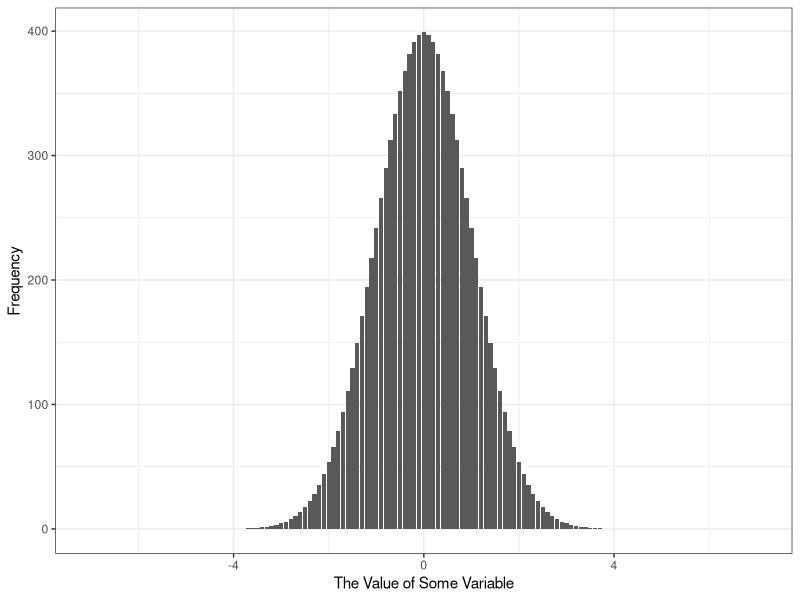
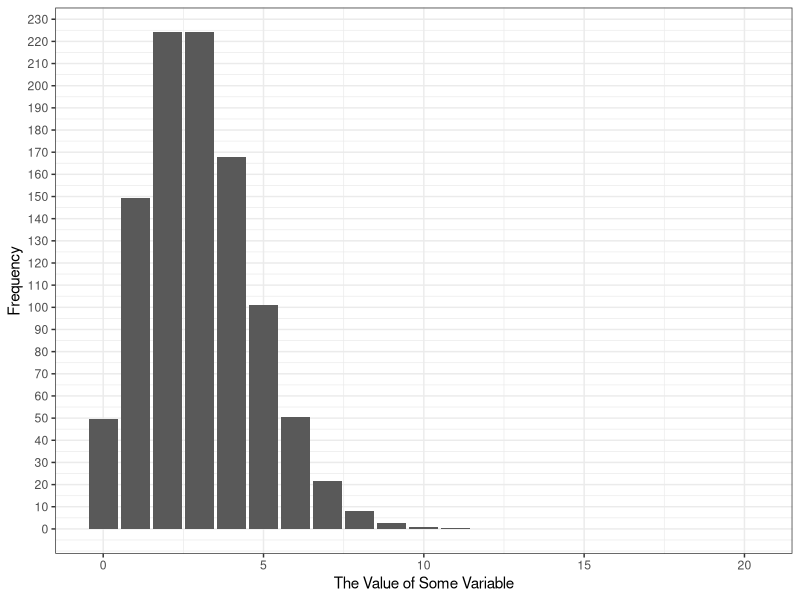
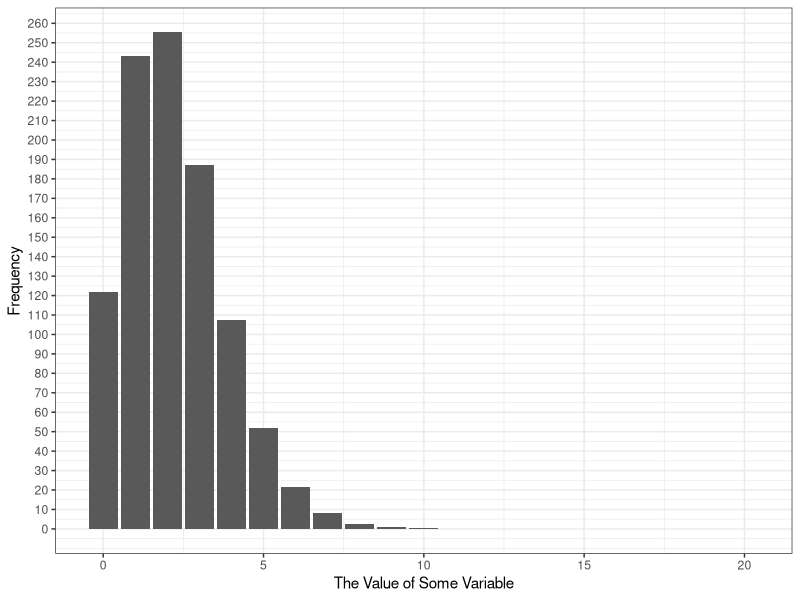
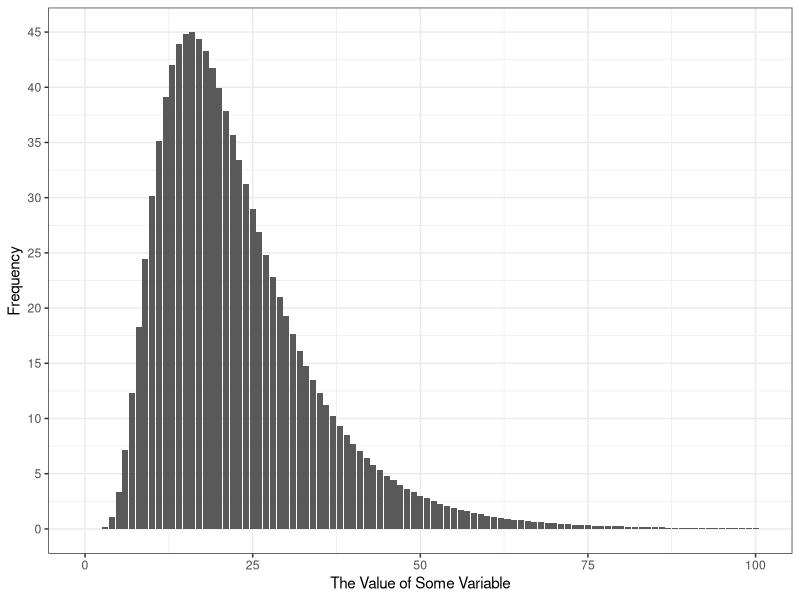
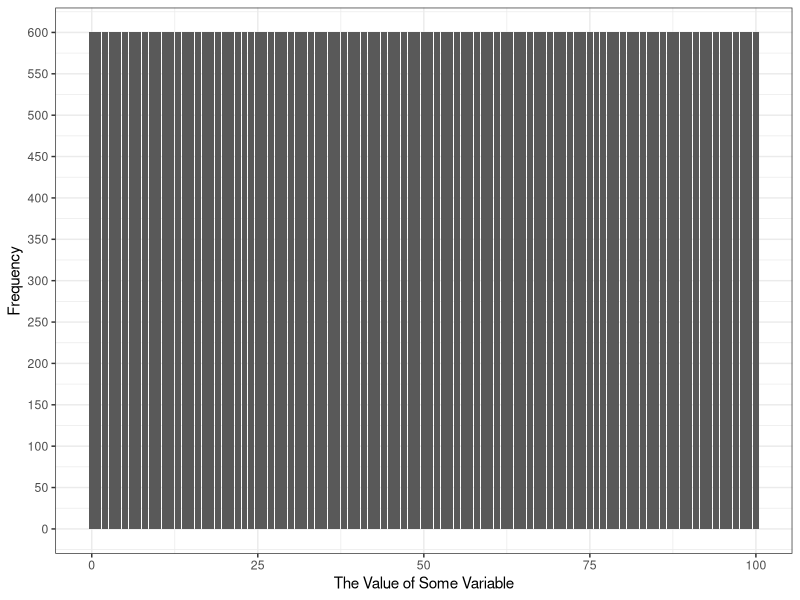
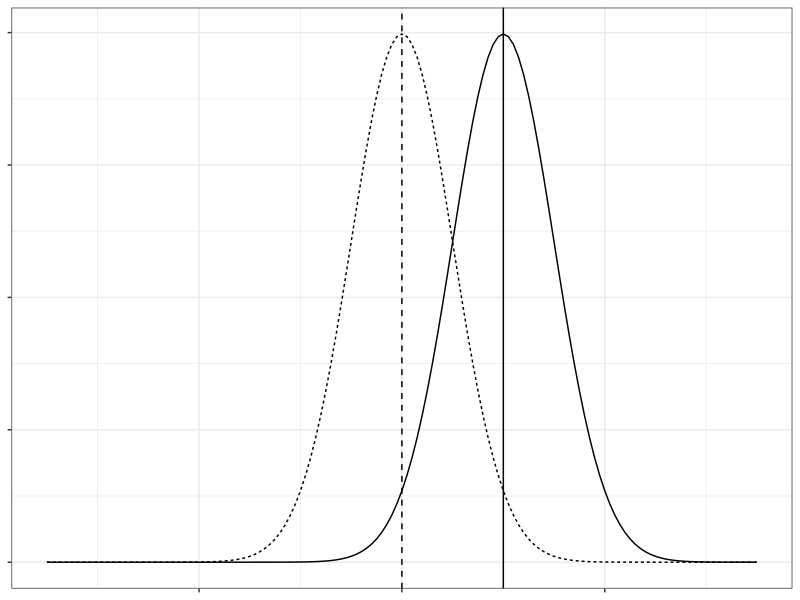
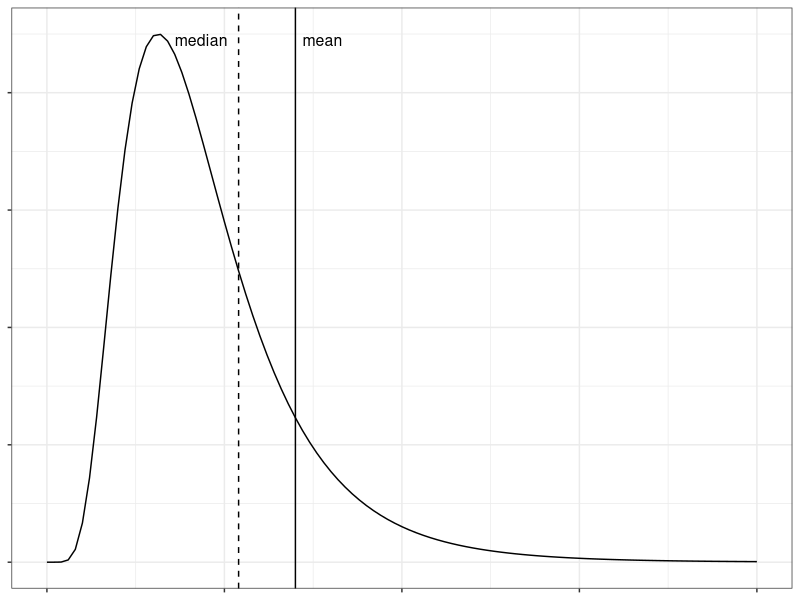
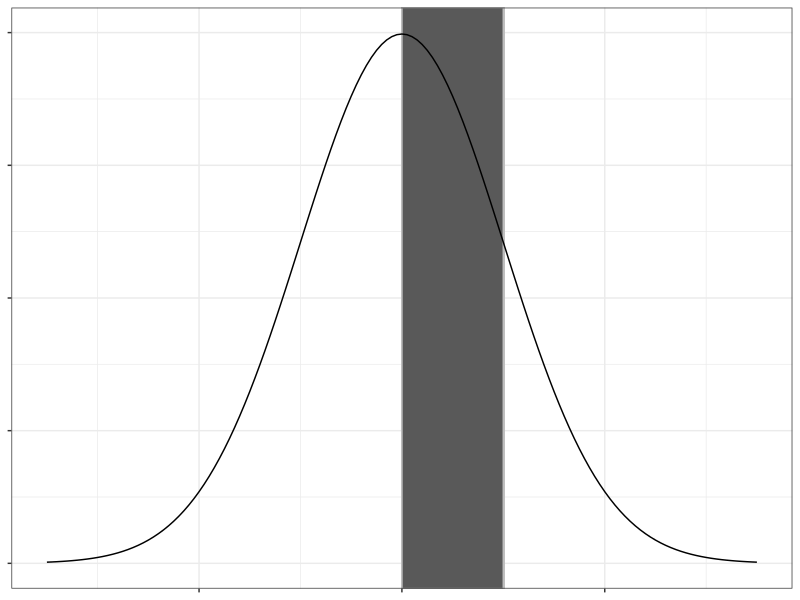

These figures' R source, in order:
## ---- chunk 1
knitr::opts_chunk$set(echo = TRUE)
## ---- chunk 2
library(tidyverse)
library(ggplot2)
## ---- chunk 3
x <- seq(-7, 7, by = .1)
y_stand <- dnorm(x, mean = 0, sd = 1.0)
y_right <- dnorm(x, mean = 2, sd = 1.0)
y_wider <- dnorm(x, mean = 0, sd = 2.0)


x_count <- seq(0, 20, by = 1)
y_poisson <- dpois(x_count, lambda = 3)
y_nbinom <- dnbinom(x_count, size = 20, prob = 0.9)

x_log <- seq(0, 100, by = 1)
y_log <- dlnorm(x_log, meanlog = 3, sdlog = 0.5)

data_stand <- tibble(x = x, y = y_stand, dist = "standard")
data_right <- tibble(x = x, y = y_right, dist = "shifted")
data_wider <- tibble(x = x, y = y_wider, dist = "wide")
data_log <- tibble(x = x_log, y = y_log)

data_poisson <- tibble(x = x_count, y = y_poisson)
data_nbinom <- tibble(x = x_count, y = y_nbinom)

data_shift <- rbind(data_stand, data_right)
data_stretch <- rbind(data_stand, data_wider)
## ---- chunk 4
ggplot(data = data_stand, aes(x = x, y = y)) +
  geom_bar(stat = "identity") +
  scale_x_continuous(name = "The Value of Some Variable") +
  scale_y_continuous(name = "Frequency",
                     breaks = breaks <- seq(0, 0.5, by = 0.1),
                     labels = breaks * 1000) +
  theme_bw() 
## ---- chunk 5
ggplot(data = data_poisson, aes(x = x, y = y)) +
  geom_bar(stat = "identity") +
  scale_x_continuous(name = "The Value of Some Variable") +
  scale_y_continuous(name = "Frequency",
                     breaks = breaks <- seq(0, 0.3, by = 0.01),
                     labels = breaks * 1000) +
  theme_bw() 
## ---- chunk 6
ggplot(data = data_nbinom, aes(x = x, y = y)) +
  geom_bar(stat = "identity") +
  scale_x_continuous(name = "The Value of Some Variable") +
  scale_y_continuous(name = "Frequency",
                     breaks = breaks <- seq(0, 0.3, by = 0.01),
                     labels = breaks * 1000) +
  theme_bw() 
## ---- chunk 7
ggplot(data = data_log, aes(x = x, y = y)) +
  geom_bar(stat = "identity") +
  scale_x_continuous(name = "The Value of Some Variable") +
  scale_y_continuous(name = "Frequency",
                     breaks = breaks <- seq(0, 0.05, by = 0.005),
                     labels = breaks * 1000) +
  theme_bw() 
## ---- chunk 8
ggplot(data = data_log, aes(x = x, y = 600)) +
  geom_bar(stat = "identity") +
  scale_x_continuous(name = "The Value of Some Variable") +
  scale_y_continuous(name = "Frequency",
                     breaks = seq(0, 600, by = 50)) +
  theme_bw() 
## ---- chunk 9
ggplot(data = data_shift, aes(x = x, y = y, lty = dist)) +
  geom_line() +
  geom_vline(xintercept = 0, lty = 2) +
  geom_vline(xintercept = 2) +
  theme_bw() +
  theme(legend.position = "none",
        axis.text = element_blank(),
        axis.title = element_blank())
## ---- chunk 10
ggplot(data = data_log, aes(x = x, y = y)) +
  geom_line() +
  geom_vline(xintercept = 27, lty = 2) +
  geom_vline(xintercept = 35) +
  theme_bw() +
  annotate("text", x = 18, y = 0.045, size = 4, 
           label = "median",
           hjust = 0, vjust = 1) +
  annotate("text", x = 36, y = 0.045, size = 4, 
           label = "mean",
           hjust = 0, vjust = 1) +
  theme(legend.position = "none",
        axis.text = element_blank(),
        axis.title = element_blank())
## ---- chunk 11
ggplot(data = data_wider, aes(x = x, y = y,
                              xmin = 0, xmax = 2,
                              ymin = Inf, ymax = -Inf)) +
  geom_rect(color = "gray", alpha = 0.8) +
  geom_line() +
  theme_bw() +
  theme(legend.position = "none",
        axis.text = element_blank(),
        axis.title = element_blank())
## ---- chunk 12
ggplot(data = data_wider, aes(x = x, y = y,
                              xmin = -2*0.67448, xmax = 2*0.67448,
                              ymin = Inf, ymax = -Inf)) +
  geom_rect(color = "gray", alpha = 0.8) +
  annotate("text", x = 0, y = 0.08, size = 4, 
           label = "50% of the data",
           hjust = 0.5) +
  geom_line() +
  annotate("text", x = -2.8, y = 0.02, size = 4, 
           label = "25% of the data",
           hjust = 0.5) +
    annotate("text", x = 2.8, y = 0.02, size = 4, 
           label = "25% of the data",
           hjust = 0.5) +
  theme_bw() +
  theme(legend.position = "none",
      #  axis.text = element_blank(),
        axis.title = element_blank())
